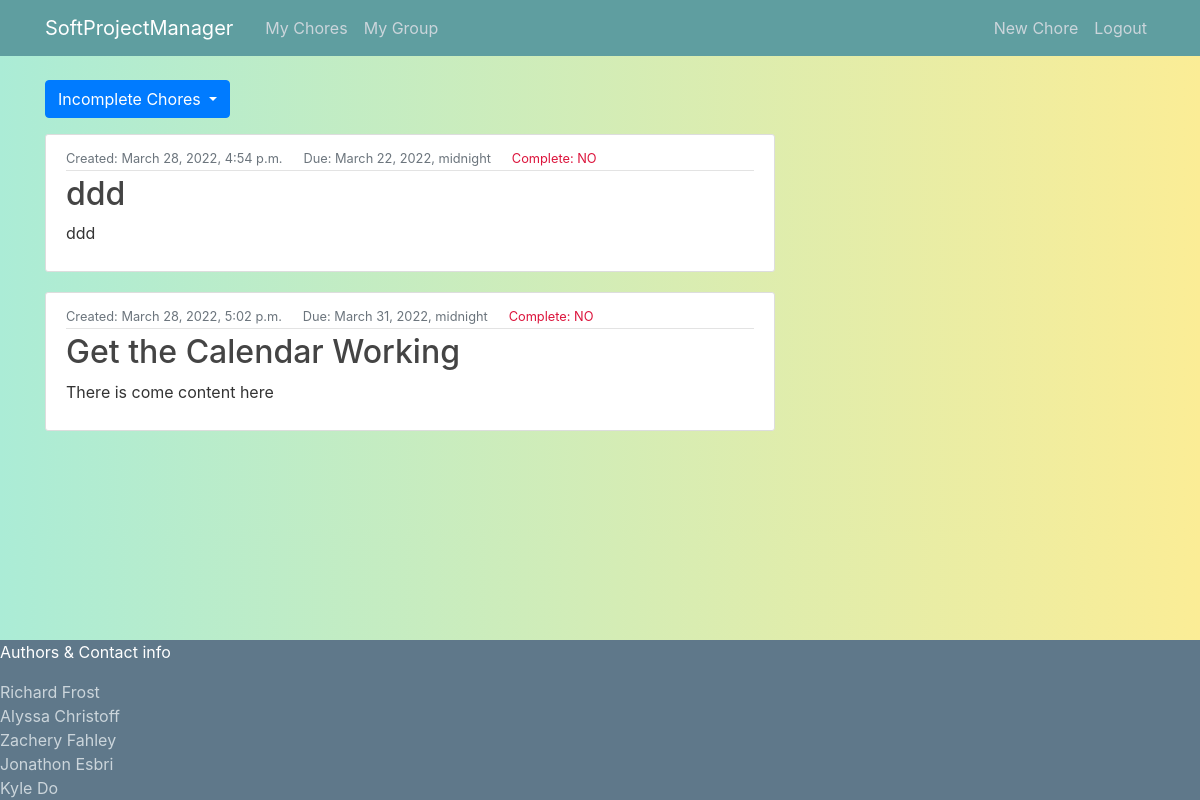
Screenshot of /chore/ (signed in) with the database file from the repository.
### chores/models.py (models this page shows, shortened)
class Chore(models.Model):
    chore_name = models.CharField(max_length=100)
    content = models.TextField()
    date_created = models.DateTimeField(default=timezone.now)
    date_due = models.DateTimeField()
    is_complete = models.BooleanField(default=False)
    user = models.ForeignKey(User, on_delete=models.CASCADE)

### chores/views.py (the view)
# urls.py: path('', IncompleteChoreListView.as_view(), name='chore-home'),
class IncompleteChoreListView(LoginRequiredMixin, ListView):
    model = Chore
    template_name = 'chores/chore_list_incomplete.html'
    context_object_name = 'tasks'
    def get_queryset(self, *args, **kwargs):
        qs = Chore.objects.filter(is_complete = False).order_by('is_complete', 'date_due')
        qs = qs.filter(user = self.request.user)
        return qs

### chores/templates/chores/chore_list_incomplete.html (shortened to what this page needs)
{% extends "chores/base.html" %}
{% block drop %}
<div class="dropdown">
    <button class="btn btn-primary dropdown-toggle" type="button" id="toggleview" data-toggle="dropdown" aria-haspopup="true" aria-expanded="false">
        Incomplete Chores
    </button>
  </div>
{% endblock drop %}
{% block content %}
  {% for task in tasks %}
        {% if task.is_complete == False %}
            <article class="media content-section">
                <div class="media-body">
                <div class="article-metadata">
                    <small class="text-muted">Created: {{ task.date_created }} &emsp;</small>
                    <small class="text-muted">Due: {{ task.date_due }} &emsp;</small>
                    {% if task.is_complete == True %}
                    <small class="text-muted"><span style="color: darkgreen">Complete: YES</span></small>
                    {% else %}
                    <small class="text-muted"><span style="color: crimson">Complete: NO</span></small>
                    {% endif %}
                </div>
                <h2><a class="article-title" href="{% url 'chore-detail' task.id %}">{{ task.chore_name }}</a></h2>
                <p class="article-content">{{ task.content }}</p>
                </div>
            </article>
        {% endif %}
    {% endfor %}
{% endblock content %}

### chores/static/chores/main.css (style rules this page uses)
body { background-image: linear-gradient(to right, #abecd6 0%, #fbed96 100%); color: #333333; margin-top: 5rem; margin-bottom: 5rem; }
h1, h2, h3, h4, h5, h6 { color: #444444; }
.content-section { background: #ffffff; padding: 10px 20px; border: 1px solid #dddddd; border-radius: 3px; margin-bottom: 20px; }
.article-title { color: #444444; }
.article-content { white-space: pre-line; }
.article-metadata { padding-bottom: 1px; margin-bottom: 4px; border-bottom: 1px solid #e3e3e3 }

### rows the page displays
Chore: date_created "March 28, 2022, 4:54 p.m.", date_due "March 22, 2022, midnight", is_complete "Complete: NO", chore_name "ddd", content "ddd"
Chore: date_created "March 28, 2022, 5:02 p.m.", date_due "March 31, 2022, midnight", is_complete "Complete: NO", chore_name "Get the Calendar Working", content "There is come content here"
